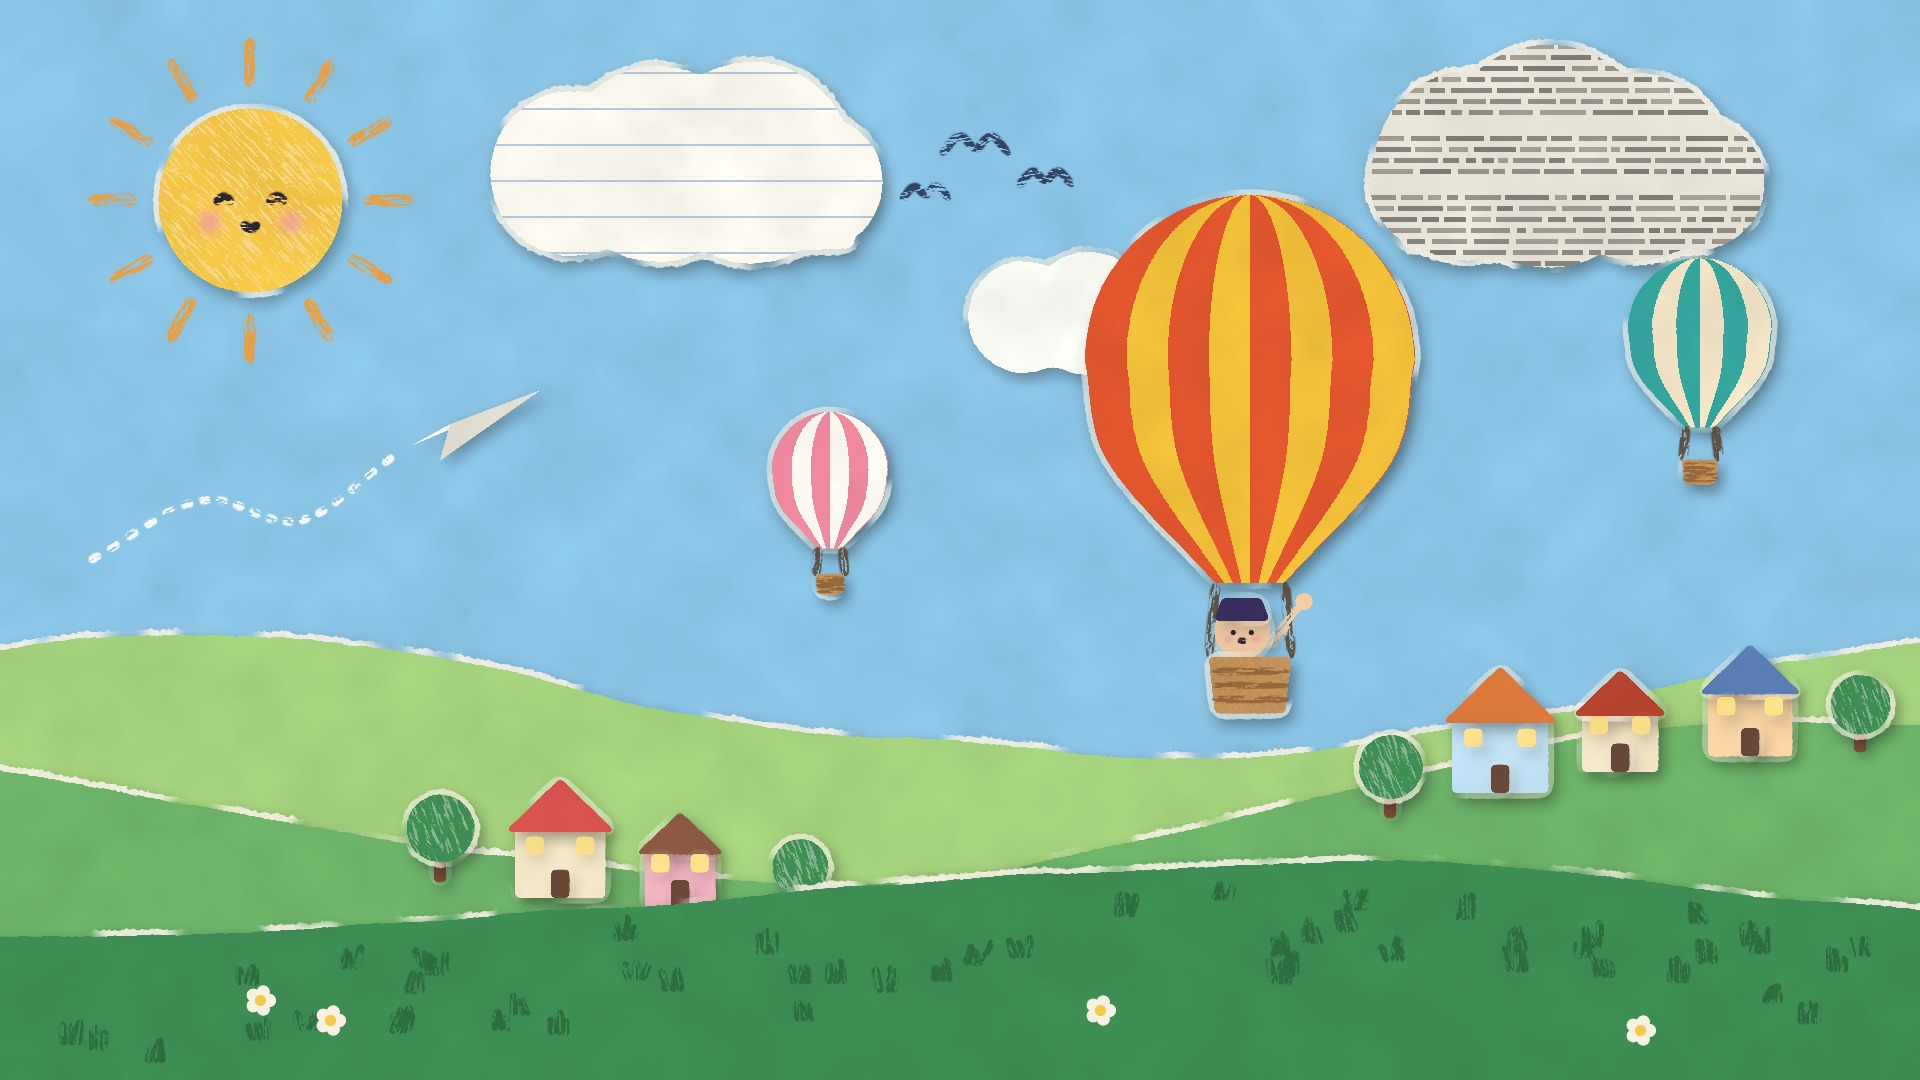

Write the Python code that produced this figure.
"""Example (paper collage): Balloon Day / 热气球小镇 — torn-paper hills with white rims, striped
hot-air balloons, a notebook-paper cloud and a newsprint cloud, a smiling crayon sun, little houses,
a waving kid, a paper plane. Pure code, no image model.
python3 papercut_balloons.py [out.png] [--stages DIR]
"""
import os, sys
sys.path.insert(0, os.path.join(os.path.dirname(os.path.abspath(__file__)), '..', 'lib'))
import numpy as np
from papercut import Collage
from core import spline, fbm1d, polygon_mask

out = sys.argv[1] if len(sys.argv) > 1 and not sys.argv[1].startswith('--') else 'papercut_balloons.png'
stages = sys.argv[sys.argv.index('--stages') + 1] if '--stages' in sys.argv else None

c = Collage(1920, 1080, seed=42)
rng = c.rng
W, H = c.W, c.H

# ---- sky, sun with crayon rays, clouds of different papers
c.background('#8cc6e7', texture='paper')
SX, SY, SR = 250, 200, 92
for a in np.linspace(0, 2 * np.pi, 12, endpoint=False):
    c.crayon([(SX + np.cos(a) * (SR + 22), SY + np.sin(a) * (SR + 22)), (SX + np.cos(a) * (SR + 70), SY + np.sin(a) * (SR + 70))], 7, '#f39c34', 0.9)
c.piece(mask=c.circle_mask(SX, SY, SR), colour='#f7c948', texture='crayon', torn=0.4, rim=0.8, shadow=0.3, angle=0.8)
c.face(SX, SY + 6, SR * 0.85, mood='smile')
c.piece(mask=c.cloud_mask(700, 190, 320, 130, puffs=4, seed=5), colour='#fbf8ef', texture='notebook', torn=0.7, rim=0.8, shadow=0.35)
c.piece(mask=c.cloud_mask(1560, 190, 330, 130, puffs=5, seed=6), colour='#e9e3d6', texture='newsprint', torn=0.7, rim=0.9, shadow=0.35)
c.piece(mask=c.cloud_mask(1090, 330, 200, 80, puffs=3, seed=7), colour='#fbfbf6', texture='paper', torn=0.6, rim=0.6, shadow=0.3)
c.stage('sky')

# ---- hills and a little town
xs = np.linspace(-20, W + 20, 60)
far = [(x, 700 - 60 * np.sin(x / 300 + 1.0) - 20 * fbm1d(60, 12, 3, 1)[i]) for i, x in enumerate(xs)]
c.piece(far + [(W + 20, H + 20), (-20, H + 20)], '#a6d47f', texture='paper', torn=0.8, rim=0.9, shadow=0.35)
mid = [(x, 800 - 80 * np.sin(x / 360 + 2.6) - 20 * fbm1d(60, 12, 3, 2)[i]) for i, x in enumerate(xs)]
c.piece(mid + [(W + 20, H + 20), (-20, H + 20)], '#6fb56b', texture='paper', torn=0.8, rim=0.9, shadow=0.4)

def house(x, base_y, w, h, body, roof, seed):
    r = np.random.default_rng(seed)
    c.piece([(x - w / 2, base_y), (x + w / 2, base_y), (x + w / 2, base_y - h), (x - w / 2, base_y - h)], body, torn=0.2, rim=0.4, shadow=0.35)
    c.piece([(x - w / 2 - 10, base_y - h + 4), (x + w / 2 + 10, base_y - h + 4), (x, base_y - h - w * 0.55)], roof, torn=0.25, rim=0.5, shadow=0.35)
    c.piece([(x - 9, base_y), (x + 9, base_y), (x + 9, base_y - 28), (x - 9, base_y - 28)], '#6b4a3a', torn=0.1, rim=0.2, shadow=0.2)
    for wx in (-w * 0.28, w * 0.28):
        c.piece([(x + wx - 9, base_y - h * 0.62), (x + wx + 9, base_y - h * 0.62), (x + wx + 9, base_y - h * 0.62 - 18), (x + wx - 9, base_y - h * 0.62 - 18)], '#ffe08a', torn=0.05, rim=0.1, shadow=0.15)

def lolly_tree(x, base_y, r_):
    c.piece([(x - 6, base_y), (x + 6, base_y), (x + 5, base_y - r_ * 1.5), (x - 5, base_y - r_ * 1.5)], '#7a5236', torn=0.1, rim=0.2, shadow=0.25)
    c.piece(mask=c.circle_mask(x, base_y - r_ * 1.6, r_), colour='#3f8f55', texture='crayon', torn=0.5, rim=0.7, shadow=0.35, angle=1.2)

mid_y = lambda x: 800 - 80 * np.sin(x / 360 + 2.6)
for (x, w, h, body, roof) in [(560, 90, 70, '#f6e7c8', '#d9534f'), (680, 70, 58, '#f4b6c2', '#8e5a44'), (1500, 96, 74, '#bfe0f2', '#e07a3c'),
                              (1620, 76, 60, '#f6e7c8', '#b8452f'), (1750, 84, 66, '#ffd9a8', '#5b7fb5')]:
    house(x, mid_y(x) + 30, w, h, body, roof, int(x))
for (x, r_) in [(440, 34), (800, 28), (1390, 32), (1860, 30)]:
    lolly_tree(x, mid_y(x) + 32, r_)
near = [(x, 930 - 70 * np.exp(-((x - 1300) / 600) ** 2) - 15 * fbm1d(60, 10, 3, 3)[i]) for i, x in enumerate(xs)]
c.piece(near + [(W + 20, H + 20), (-20, H + 20)], '#3f8f55', texture='paper', torn=0.7, rim=0.9, shadow=0.45)
for _ in range(50):
    x = rng.uniform(30, W - 30); y = 930 - 70 * np.exp(-((x - 1300) / 600) ** 2) + rng.uniform(25, 140)
    for k in range(3):
        c.crayon([(x + k * 7, y), (x + k * 7 + rng.normal(0, 4), y - rng.uniform(14, 26))], 3.2, '#2c6b3e', 0.9)
for (x, y) in [(260, 1000), (330, 1020), (1100, 1010), (1640, 1030)]:        # a few crayon flowers
    for a in np.linspace(0, 2 * np.pi, 5, endpoint=False):
        c.dot(x + np.cos(a) * 9, y + np.sin(a) * 9, 7, '#f7f1e4')
    c.dot(x, y, 6, '#f7c948')
c.stage('town')

# ---- hot-air balloons: striped envelope, ropes, kraft basket
def balloon(cx, cy, r, cols, n_stripes=6, kid=False):
    neck_y, neck_w = cy + r * 1.35, r * 0.42
    top = [(cx + r * np.cos(t), cy + r * np.sin(t)) for t in np.linspace(np.pi, 2 * np.pi, 40)]
    right = spline([(cx + r, cy), (cx + r * 0.86, cy + r * 0.62), (cx + neck_w / 2, neck_y)], 14).tolist()
    left = spline([(cx - neck_w / 2, neck_y), (cx - r * 0.86, cy + r * 0.62), (cx - r, cy)], 14).tolist()
    env = polygon_mask(H, W, top + right + left, ss=2)
    c.piece(mask=env, colour=cols[0], texture='paper', torn=0.25, rim=0.6, shadow=0.4)
    # stripes follow the envelope's width row by row (like gores on a real balloon)
    on = env > 0.5
    left_x = np.where(on.any(1), on.argmax(1), 0).astype(np.float32)
    right_x = np.where(on.any(1), W - 1 - on[:, ::-1].argmax(1), 0).astype(np.float32)
    ctr = (left_x + right_x) / 2; hw = np.maximum((right_x - left_x) / 2, 1)
    u = (c.XX - ctr[:, None]) / hw[:, None]
    k = np.floor((u + 1) / 2 * n_stripes)
    stripe = ((k % 2) == 1).astype(np.float32) * env
    c.piece(mask=stripe, colour=cols[1], texture='paper', torn=0.0, rim=0.0, shadow=0.0)
    by = neck_y + r * 0.45; bw = r * 0.5
    for (x0, x1) in [(cx - neck_w / 2, cx - bw / 2), (cx + neck_w / 2, cx + bw / 2)]:
        c.crayon([(x0, neck_y), (x1, by)], 3, '#5b4636', 0.9)
    if kid:
        hx, hy, hr = cx - bw * 0.1, by - r * 0.16, r * 0.17
        c.crayon([(hx + hr * 0.9, hy + hr * 0.6), (hx + hr * 2.1, hy - hr * 0.9)], 6, '#f3cda6', 1.0)   # waving arm
        c.dot(hx + hr * 2.2, hy - hr * 1.05, hr * 0.32, '#f3cda6')
        c.piece(mask=c.circle_mask(hx, hy, hr), colour='#f3cda6', torn=0.15, rim=0.4, shadow=0.3)
        c.piece([(hx - hr, hy - hr * 0.35), (hx + hr, hy - hr * 0.35), (hx + hr * 0.7, hy - hr * 1.15), (hx - hr * 0.7, hy - hr * 1.15)], '#3a2f5c', torn=0.2, rim=0.3, shadow=0.2)  # little cap
        c.face(hx, hy + hr * 0.1, hr * 0.95, mood='dots')
    c.piece([(cx - bw / 2, by), (cx + bw / 2, by), (cx + bw * 0.42, by + r * 0.34), (cx - bw * 0.42, by + r * 0.34)], '#c8955c', texture='kraft', torn=0.3, rim=0.6, shadow=0.4)
    for j in range(1, 4):
        c.crayon([(cx - bw * 0.46, by + r * 0.085 * j), (cx + bw * 0.46, by + r * 0.085 * j)], 2.2, '#8a5d34', 0.8)

balloon(1700, 330, 72, ('#35a7a0', '#f6e7c8'), 6)
balloon(830, 470, 58, ('#f28aa0', '#fbf8ef'), 6)
balloon(1250, 360, 165, ('#e4572e', '#f3c13a'), 8, kid=True)
c.stage('balloons')

# ---- a paper plane with a crayon trail, and birds
PX, PY = 470, 420
trail = spline([(90, 560), (200, 500), (300, 520), (400, 450)], 12)
for i in range(0, len(trail) - 1, 2):
    c.crayon([tuple(trail[i]), tuple(trail[i + 1])], 3.2, '#ffffff', 0.9)
c.piece([(PX - 60, PY + 26), (PX + 70, PY - 30), (PX - 20, PY + 4)], '#fbfbf6', torn=0.0, rim=0.0, shadow=0.35)
c.piece([(PX - 20, PY + 4), (PX + 70, PY - 30), (PX - 30, PY + 40)], '#e6e2d6', torn=0.0, rim=0.0, shadow=0.3)
for (bx, by, s) in [(975, 150, 1.0), (1045, 182, 0.8), (925, 196, 0.7)]:        # crayon birds: two thin arcs
    c.crayon(spline([(bx - 34 * s, by + 4 * s), (bx - 16 * s, by - 14 * s), (bx, by)], 8), 2.6, '#2f3e5c', 0.95)
    c.crayon(spline([(bx, by), (bx + 16 * s, by - 14 * s), (bx + 34 * s, by + 4 * s)], 8), 2.6, '#2f3e5c', 0.95)

c.save(out, stages_dir=stages)
print('saved', out)
